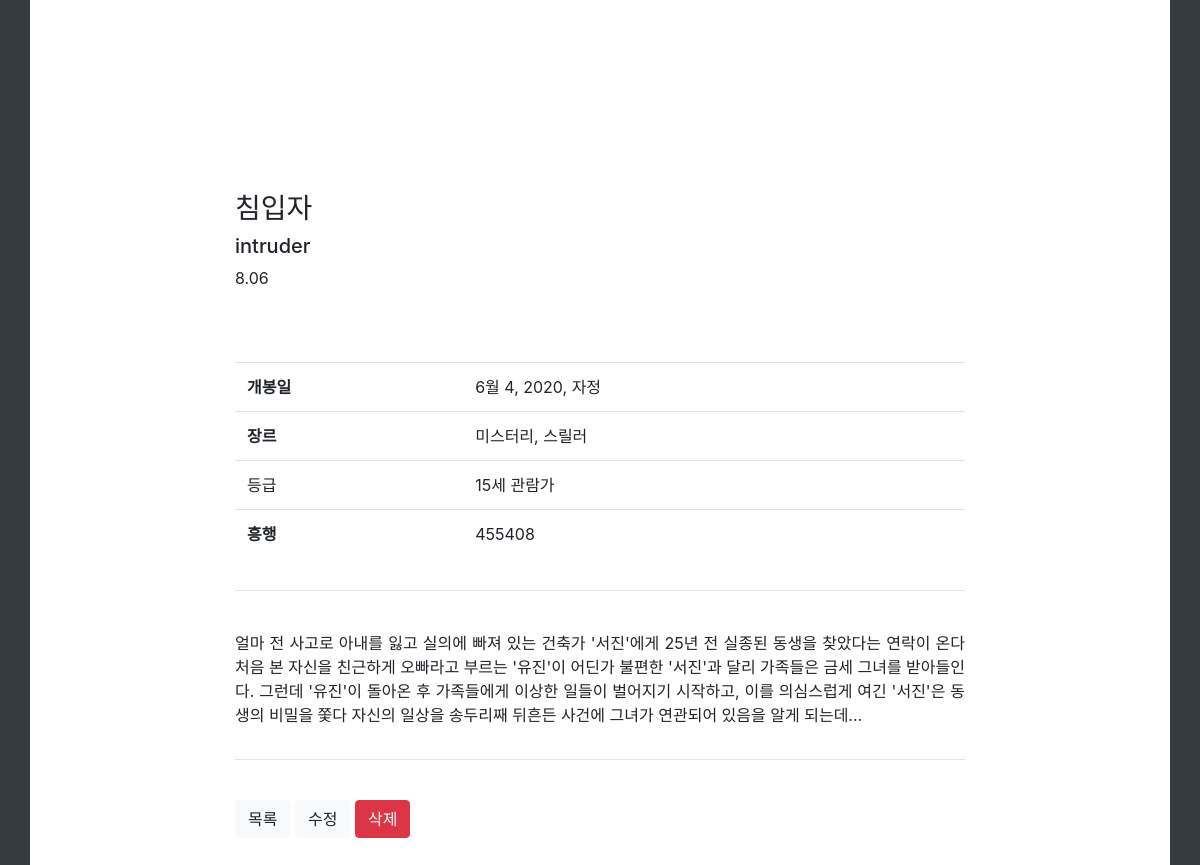
The app's page /movies/6/ with its own data.
### movies/models.py (models this page shows)
class Movie(models.Model):
    title = models.CharField(max_length=150)
    title_en = models.CharField(max_length=150)
    audience = models.CharField(max_length=150)
    open_date = models.DateTimeField()
    genre = models.CharField(max_length=150)
    watch_grade = models.CharField(max_length=150)
    score = models.FloatField()
    poster_url = models.TextField()
    description = models.TextField()

### movies/views.py (the view)
# urls.py: path('<int:movie_pk>/', views.detail, name = "detail"),
def detail(request, movie_pk):
    movie = get_object_or_404(Movie, pk = movie_pk)
    context = {
        'movie' : movie
    }
    return render(request, 'movies/detail.html', context)

### movies/templates/movies/detail.html (shortened to what this page needs)
{% extends 'base.html' %}
{% load bootstrap4 %}
{% block body %}
    <br>
    <br>
    <br>
    <br>
    <br>
    <br>
    <br>
    <br>
<div class="row">
    <div class="col-sm-2"></div>
    <div class="col-sm-4 bg-white">
        <h3>{{ movie.title }}</h3>
        <h5>{{ movie.title_en }}</h5>
        {{ movie.score }}
    </div>
    <div class="col-sm-4 bg-white">
    </div>
    <div class="col-sm-2"></div>
</div>
<br><br><br>
<div class="row">
    <div class="col-sm-2"></div>
    <div class="col-sm-8 bg-white">
        <table class="table">
            <tbody>
                <tr>
                    <th>개봉일</th>
                    <td>{{ movie.open_date }}</td>
                </tr>
                <tr>
                    <th>장르</th>
                    <td>{{ movie.genre }}</td>
                </tr>
                <tr>
                    <td>등급</td>
                    <td>{{ movie.watch_grade }}</td>
                </tr>
                <tr>
                    <th>흥행</th>
                    <td>{{ movie.audience }}</td>
                </tr>
            </tbody>
        </table>
    </div>
    <div class="col-sm-2"></div>
</div>
<div class="row">
    <div class="col-sm-2"></div>
    <div class="col-sm-8 bg-white">
        <hr>
        <br>
        <p style="text-align: justify;">{{ movie.description }}</p>
    </div>
    <div class="col-sm-2"></div>
</div>
<div class="row">
    <div class="col-sm-2"></div>
    <div class="col-sm-8 bg-white">
        <hr>
        <br>
        <a href="{% url 'movies:list' %}"><button class="btn btn-light">목록</button></a>
        <a href="{% url 'movies:update' movie.pk %}"><button class="btn btn-light">수정</button></a>
        <a href="{% url 'movies:delete' movie.pk %}"><button class="btn btn-danger">삭제</button></a>
    </div>
    <div class="col-sm-2"></div>
</div>
<br>
<br>
<br>
{% endblock %}

### records on screen
Movie: title "침입자", title_en "intruder", score "8.06", open_date "6월 4, 2020, 자정", genre "미스터리, 스릴러", watch_grade "15세 관람가", audience "455408", description "얼마 전 사고로 아내를 잃고 실의에 빠져 있는 건축가 '서진'에게 25년 전 실종된 동생을 찾았다는 연락이 온다 처음 본 자신을 친근하게 오빠라고 부르는 '유진'이 어딘가 불편한 '서진'과 달리 가족들은 금세 그녀를 받아들인다. 그런데 '유진'이 돌아온 후 가족들에게 이상한 일들이 벌어지기 시작하고, 이를 의심스럽게 여긴 '서진'은 동생의 비밀을 쫓다 자신의 일상을 송두리째 뒤흔든 사건에 그녀가 연관되어 있음을 알게 되는데..."
